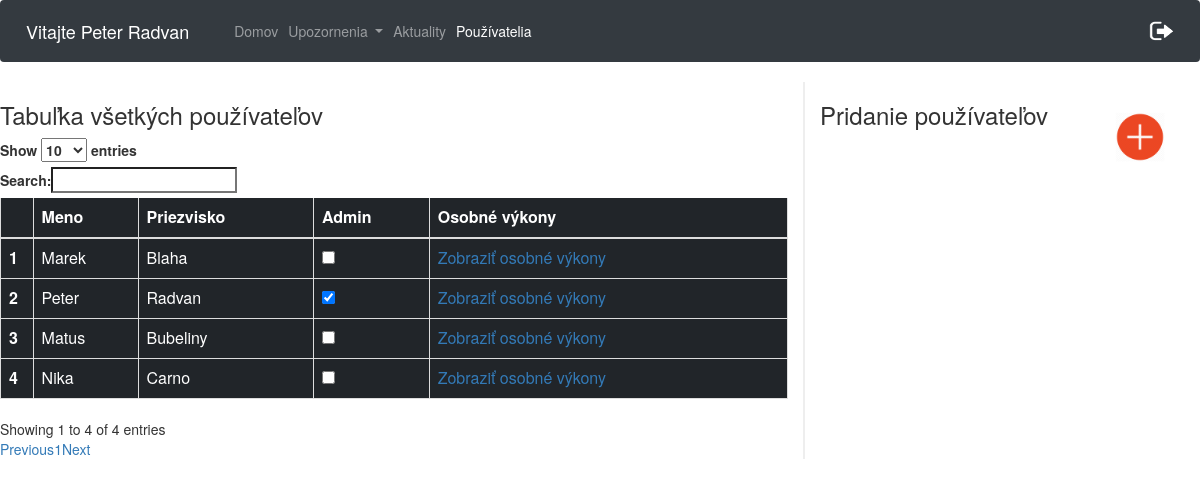
The app's page /registraciaPouzivatela.php (signed in), older data.
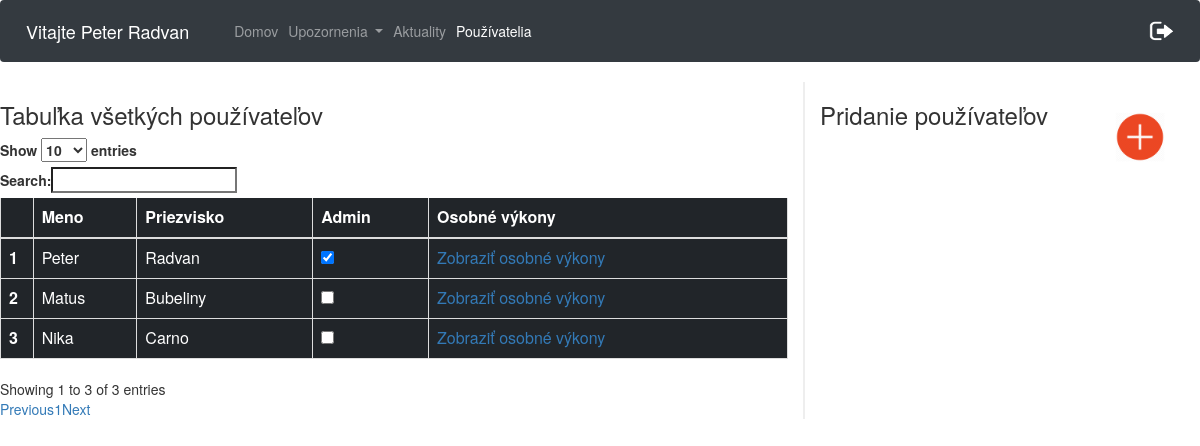
The same page, newer data.
### tables this page shows
CREATE TABLE `pouzivatelia` (
  `id` int(11) NOT NULL,
  `meno` varchar(20) NOT NULL,
  `priezvisko` varchar(20) NOT NULL,
  `email` varchar(40) NOT NULL,
  `heslo` varchar(60) NOT NULL,
  `stredna_skola` varchar(40) NOT NULL,
  `stredna_skola_adresa` varchar(60) NOT NULL,
  `ulica` varchar(40) NOT NULL,
  `psc` varchar(10) NOT NULL,
  `obec` varchar(40) NOT NULL,
  `rola` varchar(10) NOT NULL DEFAULT 'user',
  `odoberatel` tinyint(1) NOT NULL DEFAULT '0',
  `prve_prihlasenie` int(11) NOT NULL DEFAULT '0'
);

### registraciaPouzivatela.php (the view, shortened to what this page needs)
<html>
<head>
    <link rel="stylesheet" href="css/hide.css">
    <link rel="stylesheet" type="text/css" href="css/registraciaPouzivatela.css">
    <link rel="stylesheet" href="https://maxcdn.bootstrapcdn.com/bootstrap/4.0.0/css/bootstrap.min.css">
    <link rel="stylesheet" type="text/css" href="https://cdn.datatables.net/1.10.16/css/dataTables.bootstrap.min.css">
    <link rel="stylesheet" type="text/css" href="https://maxcdn.bootstrapcdn.com/bootstrap/3.3.7/css/bootstrap.min.css">
    <link rel="stylesheet" type="text/css" href="https://cdn.datatables.net/1.10.16/css/dataTables.bootstrap.min.css">
    <link rel="stylesheet" href="https://use.fontawesome.com/releases/v5.0.13/css/all.css">
</head>
<body>
<nav class="navbar navbar-expand-lg  navbar-dark bg-dark">
        <span class="navbar-brand" >
                <?php
                $conn = new mysqli($servername, $username, $password, $dbname);
                $conn->set_charset("UTF8");
                $email= $_SESSION['email'];
                $query="SELECT meno, priezvisko from pouzivatelia WHERE email='$email'";
                $result = mysqli_query($conn,$query);
                while ($data = mysqli_fetch_array($result)){
                    echo "Vitajte ".$data['meno']." ".$data['priezvisko'];
                }
                ?>
        </span>
    <div class="collapse navbar-collapse" id="navbarSupportedContent">
        <ul class="navbar-nav mr-auto">
            <li class="nav-item">
                <a class="nav-link" href="cesty.php">Domov</a>
            </li>
            <li class="nav-item dropdown">
                <a class="nav-link dropdown-toggle" href="#" id="navbarDropdown" role="button" data-toggle="dropdown" aria-haspopup="true" aria-expanded="false">
                    Upozornenia
                </a>
            </li>
            <li class="nav-item ">
                <a class="nav-link" href="aktuality.php">
                    Aktuality
                </a>
            </li>
            <li class="nav-item active" id="registracia" style="display: none;">
                <a class="nav-link" href="registraciaPouzivatela.php">
                    Používatelia
                </a>
            </li>
        </ul>
        <ul class="nav navbar-nav navbar-right">
            <li><a href="aktuality.php?odhlasenie='1'"><img src="logOut.png" width="25px" height="20px"></a></li>
        </ul>
    </div>
</nav>
<div class="row">
    <div class="col-8 leftCol">
        <h3> Tabuľka všetkých používateľov</h3>
        <table class="table table-dark table-bordered"  id="pouzivateliaTable">
            <thead>
            <tr>
                <th scope="col"></th>
                <th scope="col">Meno</th>
                <th scope="col">Priezvisko</th>
                <th scope="col">Admin</th>
                <th scope="col">Osobné výkony</th>
            </tr>
            </thead>
            <tbody>
            <?php
            $query="SELECT id, meno, priezvisko, rola from pouzivatelia";
            $result = mysqli_query($conn,$query);
            $i=1;
            while ($data = mysqli_fetch_array($result)){
                echo '<tr>';
                echo '<th scope="row">'.$i.'</th>';
                echo '<td>'.$data["meno"].'</td>';
                echo '<td>'.$data["priezvisko"].'</td>';
                if($data['rola'] == "user"){
                    echo '<td><input type="checkbox" class="checkbox" value="'.$data['id'].'"></td>';
                }else{
                    echo '<td><input type="checkbox" class="checkbox" checked value="'.$data['id'].'"></td>';
                }
                echo '<td><a href="osobneVykony.php?id='.$data['id'].'">Zobraziť osobné výkony</a></td>';
                echo '</tr>';
                $i++;
            }
            ?>
            </tbody>
        </table>
    </div>
    <div class="col-4 rightCol">
        <h3>Pridanie používateľov</h3>
        <img src="img/add.png" class="addBtn" alt="add">
    </div>
</div>
</body>
</html>

### css/registraciaPouzivatela.css (style rules this page uses)
.leftCol { border-right: 2px solid #eee !important; }
.row { box-sizing: border-box !important; margin:0; }
.addBtn { position: absolute; top:30px; right:50px; width: 50px; height:50px; transition: all 0.3s linear; }

Row changes from the older to the newer data that the page shows:
removed pouzivatelia: meno "Marek", priezvisko "Blaha", shown under "Tabuľka všetkých používateľov"
Text that changed along with them:
text written by a page script: "Show entries Search: Showing 1 to 4 of 4 entries Previous 1 Next" → "Show entries Search: Showing 1 to 3 of 3 entries Previous 1 Next"
